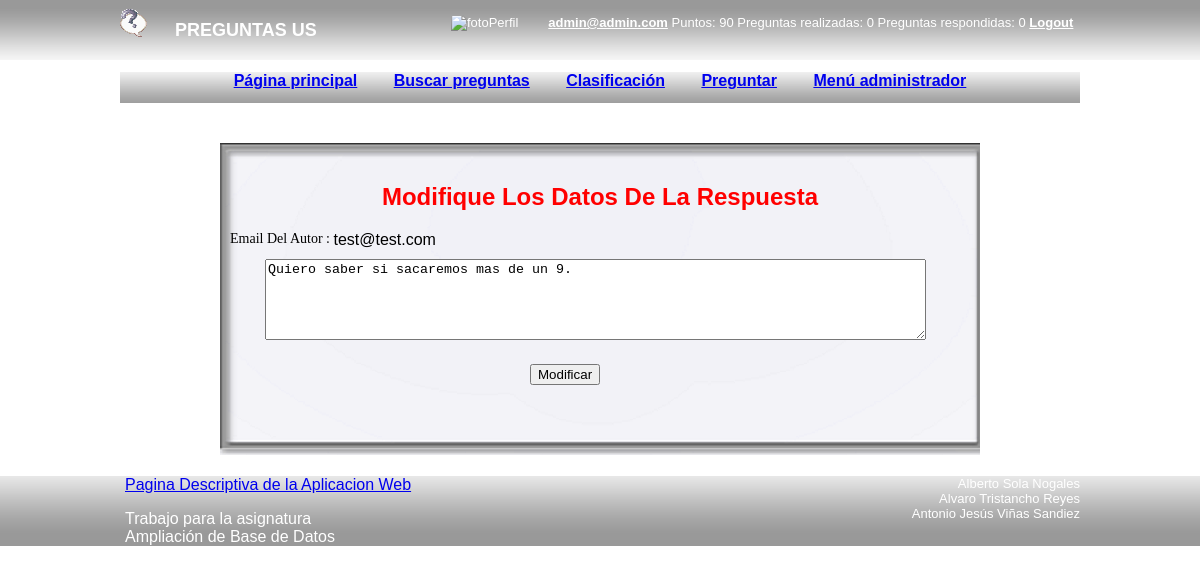
/procesado/preparaModificaRespuesta.php?cod=5&codigoPregunta=5 (signed in), run on the app's committed database.
### tables this page shows
CREATE TABLE IF NOT EXISTS `usuario` (
  `id` int(11) NOT NULL AUTO_INCREMENT,
  `email` varchar(255) NOT NULL,
  `password` varchar(255) NOT NULL,
  `fecharegistro` datetime NOT NULL,
  `preguntasrealizadas` int(11) NOT NULL,
  `preguntasrespondidas` int(11) NOT NULL,
  `puntos` int(11) NOT NULL,
  `nombre` varchar(255) DEFAULT NULL,
  `apellidos` varchar(255) DEFAULT NULL,
  `fechanacimiento` date DEFAULT NULL,
  `tipoUsuario` int(11) NOT NULL,
  PRIMARY KEY (`id`),
  UNIQUE KEY `UNIQUE {email}` (`email`)
);

CREATE TABLE IF NOT EXISTS `elemento` (
  `id` int(11) NOT NULL AUTO_INCREMENT,
  `idautor` int(11) NOT NULL,
  `titulo` varchar(255) DEFAULT NULL,
  `cuerpo` text NOT NULL,
  `idrespuesta` int(11) DEFAULT NULL,
  `fechapregunta` datetime NOT NULL,
  PRIMARY KEY (`id`)
);

### accesosBD/accesosElemento.php (called while the page is built, shortened)
<?php
function encontrarElementoPorId($id, $conexion) {
	try {
		$SQL = "SELECT * FROM elemento WHERE id=$id";
		$stmt = $conexion->query($SQL);
		return creaUnicoElemento($stmt);
	} catch(PDOException $e) {
		Header("Location: /abd/error.php");
		die();
	}
}
function creaUnicoElemento($stmt) {
	$objeto = new Elemento();
	foreach($stmt as $row){
		$objeto->id= $row["id"];
		$objeto->idautor= $row["idautor"];
		$objeto->titulo= $row["titulo"];
		$objeto->cuerpo= $row["cuerpo"];
		$objeto->idrespuesta= $row["idrespuesta"];
		$objeto->fechapregunta= $row["fechapregunta"];
	}
	return $objeto;
}
?>

### entidades/Elemento.php (called while the page is built)
<?php
class Elemento{
	private $atributos = array();
	public function __construct() {
		$this -> atributos["id"] = NULL;
		$this -> atributos["idautor"] = NULL;
		$this -> atributos["titulo"] = NULL;
		$this -> atributos["cuerpo"] = NULL;
		$this -> atributos["idrespuesta"] = NULL;
		$this -> atributos["fechapregunta"] = NULL;
	}
    public function __get($atributo) {
        if (array_key_exists($atributo, $this->atributos)) {
            return $this->atributos[$atributo];
        } else {
            return NULL;
        }
    }
    public function __set($atributo, $valor) {
        if (array_key_exists($atributo, $this->atributos)) {
            $this->atributos[$atributo] = $valor;
        }
    }
}
?>

### accesosBD/accesosUsuario.php (called while the page is built, shortened)
<?php
function obtenerUsuarioPorId($id, $conexion) {
    try {
        $SQL = "SELECT * FROM usuario WHERE id=$id";
        $stmt = $conexion->query($SQL);
        return creaUnicoUsuario($stmt);
    } catch (PDOException $e) {
        Header("Location: /abd/error.php");
        die();
    }
}
function creaUnicoUsuario($stmt) {
    $objeto = new Usuario();
    foreach ($stmt as $row) {
        $objeto->id = $row["id"];
        $objeto->email = $row["email"];
        $objeto->password = $row["password"];
        $objeto->fecharegistro = $row["fecharegistro"];
        $objeto->preguntasrespondidas = $row["preguntasrealizadas"];
        $objeto->preguntasrespondidas = $row["preguntasrespondidas"];
        $objeto->puntos = $row["puntos"];
        $objeto->nombre = $row["nombre"];
        $objeto->apellidos = $row["apellidos"];
        $objeto->fechanacimiento = $row["fechanacimiento"];
        $objeto->tipousuario = $row["tipoUsuario"];
    }
    return $objeto;
}
?>

### entidades/Usuario.php (called while the page is built)
<?php
class Usuario {
	private $atributos = array();
	public function __construct() {
		$this -> atributos["id"] = NULL;
		$this -> atributos["email"] = NULL;
		$this -> atributos["password"] = NULL;
		$this -> atributos["fecharegistro"] = NULL;
		$this -> atributos["preguntasrealizadas"] = NULL;
		$this -> atributos["preguntasrespondidas"] = NULL;
		$this -> atributos["puntos"] = NULL;
		$this -> atributos["nombre"] = NULL;
		$this -> atributos["apellidos"] = NULL;
		$this -> atributos["fechanacimiento"] = NULL;
		$this -> atributos["tipousuario"] = NULL;
	}
	public function __get($atributo) {
		if (array_key_exists($atributo, $this -> atributos)) {
			return $this -> atributos[$atributo];
		} else {
			return NULL;
		}
	}
	public function __set($atributo, $valor) {
		if (array_key_exists($atributo, $this -> atributos)) {
			$this -> atributos[$atributo] = $valor;
		}
	}
}
?>

### procesado/preparaModificaRespuesta.php (the view, shortened to what this page needs)
<?php
	require_once ($_SERVER["DOCUMENT_ROOT"]."/abd/includes/styles/templates/cabecera.php");
	if (!isset($formularioModificaRespuesta)) {
		$idElemento=$_REQUEST['cod'];
	}
	$conexion=crearConexion();
	$elemento=encontrarElementoPorId($idElemento,$conexion);
	$idautor=$elemento->idautor;
	$usuario=obtenerUsuarioPorId($idautor,$conexion);
	?>
	<form id="modificaRespuesta" name="Modificar" method="post" action="modificaRespuesta.php">
		<div id="cuadroModificacion">
			<h2 class="rotulos">Modifique Los Datos De La Respuesta</h2>
			<div id="div_datoUsuario">
				<label  id="label_modificaRespuesta">Email Del Autor :  </label><?php echo $usuario->email;?>
			</div>
			<div id="div_modifica_respuesta">
				<textarea id="text_modificaRespuesta" name="respuestaModificada" tabindex="101" rows="5" cols="80" ><?php echo $elemento->cuerpo;?></textarea>
			</div>
			<div id="div_botonModificar">
				<input id="botonModificar" type="submit" value="Modificar" name="botonModificar" />
			</div>
		</div>
	</form>
<?php
	require_once ($_SERVER["DOCUMENT_ROOT"]."/abd/includes/styles/templates/pie.php");
?>

### includes/styles/css/preguntasus.css (style rules this page uses)
html, body { width: 100%; border: 0px; padding: 0px; margin: 0px; font-family: sans-serif; }
.rotulos { text-align: center; color: #FF0000; }
#div_datoUsuario, #div_respuestaElimina { margin-left: 10px; }
#cuadroModificacion { margin:40px auto 0 auto; padding: 20px 0 150px 0; clear:both; width:760px; height: 150px; background-image: url('../imagenes/fondocuadroeliminarespuesta.png') ; background-repeat: no-repeat; }
#label_modificaRespuesta { font-family:"Arial Black" ; font-size:14px; color:#000000; vertical-align: top }
#text_modificaRespuesta { margin:5px 0px 0px 45px; }
#div_botonModificar { margin: 20px 250px 20px 250px; }
#botonModificar { text-align: center; margin-left: 60px; }
#div_datoUsuario { margin-left: 10px; }
#div_modifica_respuesta { margin-top: 5px; }

### data on the page
usuario: email "test@test.com"
elemento: respuestaModificada "Quiero saber si sacaremos mas de un 9."

### other printed values
$usuario->email "admin@admin.com"
$usuario->puntos "90"
$preguntasSesionUser "0"
$respuestasSesionUser "0"
